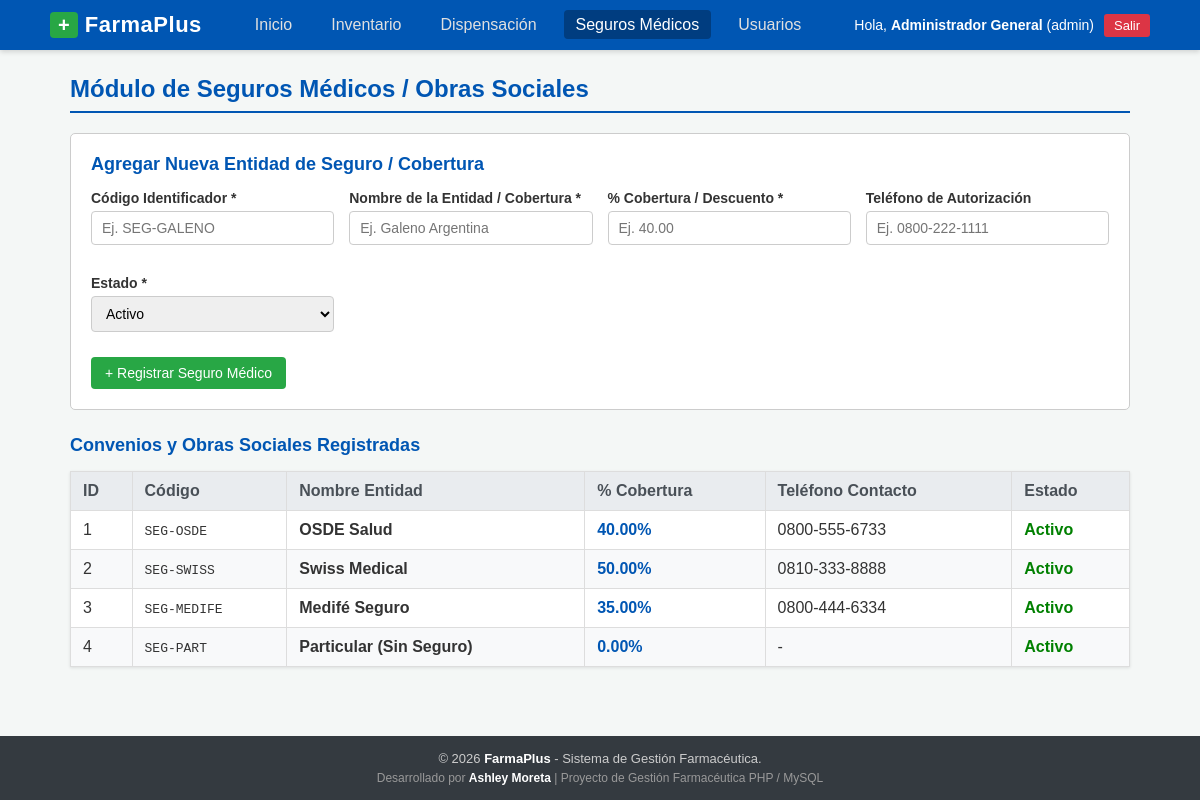
/seguros.php (signed in), run on the app's committed database.
### tables this page shows
CREATE TABLE IF NOT EXISTS `seguros` (
  `id` INT AUTO_INCREMENT PRIMARY KEY,
  `codigo` VARCHAR(20) NOT NULL UNIQUE,
  `nombre` VARCHAR(100) NOT NULL,
  `cobertura_porcentaje` DECIMAL(5,2) NOT NULL DEFAULT 0.00,
  `telefono` VARCHAR(30) NULL,
  `estado` ENUM('activo', 'inactivo') DEFAULT 'activo'
);

### seguros.php (the view, shortened to what this page needs)
<?php
require_once 'header.php';
$seguros = $pdo->query("SELECT * FROM seguros ORDER BY id ASC")->fetchAll();
?>
<h1 class="titulo-pagina">Módulo de Seguros Médicos / Obras Sociales</h1>
<div class="card-formulario">
    <h2 style="font-size: 18px; margin-bottom: 15px; color: #0056b3;">Agregar Nueva Entidad de Seguro / Cobertura</h2>
    <form method="POST" action="seguros.php">
        <div style="display: grid; grid-template-columns: repeat(auto-fit, minmax(200px, 1fr)); gap: 15px;">
            <div class="grupo-form">
                <label for="codigo">Código Identificador *</label>
                <input type="text" id="codigo" name="codigo" required placeholder="Ej. SEG-GALENO">
            </div>
            <div class="grupo-form">
                <label for="nombre">Nombre de la Entidad / Cobertura *</label>
                <input type="text" id="nombre" name="nombre" required placeholder="Ej. Galeno Argentina">
            </div>
            <div class="grupo-form">
                <label for="cobertura_porcentaje">% Cobertura / Descuento *</label>
                <input type="number" step="0.01" min="0" max="100" id="cobertura_porcentaje" name="cobertura_porcentaje" required placeholder="Ej. 40.00">
            </div>
            <div class="grupo-form">
                <label for="telefono">Teléfono de Autorización</label>
                <input type="text" id="telefono" name="telefono" placeholder="Ej. 0800-222-1111">
            </div>
            <div class="grupo-form">
                <label for="estado">Estado *</label>
                <select id="estado" name="estado">
                    <option value="activo">Activo</option>
                </select>
            </div>
        </div>
        <button type="submit" class="btn btn-exito" style="margin-top: 10px;">+ Registrar Seguro Médico</button>
    </form>
</div>
<h2 style="font-size: 18px; color: #0056b3; margin-top: 20px;">Convenios y Obras Sociales Registradas</h2>
<table class="tabla-datos">
    <thead>
        <tr>
            <th>ID</th>
            <th>Código</th>
            <th>Nombre Entidad</th>
            <th>% Cobertura</th>
            <th>Teléfono Contacto</th>
            <th>Estado</th>
        </tr>
    </thead>
    <tbody>
        <?php foreach ($seguros as $s): ?>
            <tr>
                <td><?= $s['id'] ?></td>
                <td><code><?= htmlspecialchars($s['codigo']) ?></code></td>
                <td><strong><?= htmlspecialchars($s['nombre']) ?></strong></td>
                <td><span style="color: #0056b3; font-weight: bold;"><?= number_format($s['cobertura_porcentaje'], 2) ?>%</span></td>
                <td><?= htmlspecialchars($s['telefono']) ?></td>
                <td>
                    <?php if ($s['estado'] == 'activo'): ?>
                        <span style="color: green; font-weight: bold;">Activo</span>
                    <?php else: ?>
                        <span style="color: gray;">Inactivo</span>
                    <?php endif; ?>
                </td>
            </tr>
        <?php endforeach; ?>
    </tbody>
</table>
<?php require_once 'footer.php'; ?>

### css/estilos.css (style rules this page uses)
* { box-sizing: border-box; margin: 0; padding: 0; }
body { font-family: Arial, Helvetica, sans-serif; background-color: #f4f7f6; color: #333333; display: flex; flex-direction: column; min-height: 100vh; }
.titulo-pagina { font-size: 24px; color: #0056b3; border-bottom: 2px solid #0056b3; padding-bottom: 8px; margin-bottom: 20px; }
.tabla-datos { width: 100%; border-collapse: collapse; background-color: #ffffff; margin-top: 15px; box-shadow: 0 1px 3px rgba(0,0,0,0.1); }
.tabla-datos th, .tabla-datos td { border: 1px solid #dddddd; padding: 10px 12px; text-align: left; }
.tabla-datos th { background-color: #e9ecef; color: #495057; font-weight: bold; }
.tabla-datos tr:nth-child(even) { background-color: #f8f9fa; }
.btn { display: inline-block; padding: 8px 14px; border: none; border-radius: 4px; cursor: pointer; font-size: 14px; text-decoration: none; font-weight: 500; }
.btn-exito { background-color: #28a745; color: white; }
.card-formulario { background-color: #ffffff; padding: 20px; border: 1px solid #cccccc; border-radius: 5px; margin-bottom: 25px; }
.grupo-form { margin-bottom: 15px; }
.grupo-form label { display: block; margin-bottom: 5px; font-weight: bold; font-size: 14px; }
.grupo-form input, .grupo-form select, .grupo-form textarea { width: 100%; padding: 8px 10px; border: 1px solid #cccccc; border-radius: 4px; font-size: 14px; }

### data on the page
seguros: id "1", codigo "SEG-OSDE", nombre "OSDE Salud", cobertura_porcentaje "40.00", telefono "0800-555-6733", estado "Activo"
seguros: id "2", codigo "SEG-SWISS", nombre "Swiss Medical", cobertura_porcentaje "50.00", telefono "0810-333-8888", estado "Activo"
seguros: id "3", codigo "SEG-MEDIFE", nombre "Medifé Seguro", cobertura_porcentaje "35.00", telefono "0800-444-6334", estado "Activo"
seguros: id "4", codigo "SEG-PART", nombre "Particular (Sin Seguro)", cobertura_porcentaje "0.00", telefono "-", estado "Activo"

### other printed values
$_SESSION['usuario_nombre'] "Administrador General"
$_SESSION['usuario_rol'] "admin"
